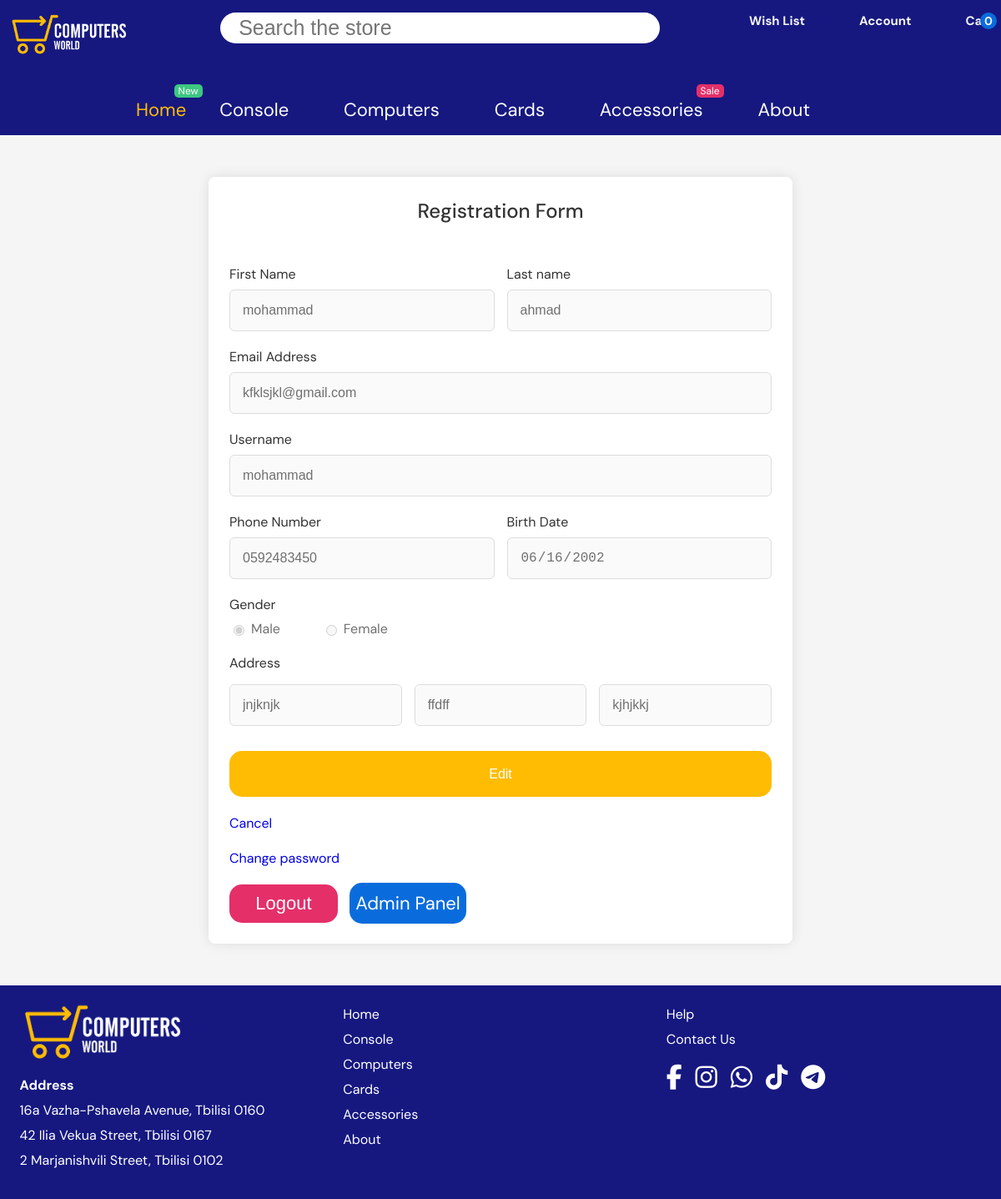
/HTML/account.php (signed in), run on the app's committed database.
### tables this page shows
CREATE TABLE `users` (
                         `user_id` int(11) NOT NULL,
                         `user_name` varchar(108) NOT NULL,
                         `user_email` varchar(100) NOT NULL,
                         `user_password` varchar(100) NOT NULL,
                         `first_name` varchar(100) NOT NULL,
                         `last_name` varchar(100) NOT NULL,
                         `phone_number` varchar(15) NOT NULL,
                         `birth_date` date NOT NULL,
                         `gender` enum('male','female') NOT NULL,
                         `city` varchar(100) NOT NULL,
                         `region` varchar(100) NOT NULL,
                         `street` varchar(100) NOT NULL,
                         `role` int(11) DEFAULT 0
);

### HTML/account.php (the view, shortened to what this page needs)
<!DOCTYPE html>
<html lang="en">
<head>
    <link rel="stylesheet" href="../CSS/index.css" />
    <link rel="stylesheet" href="../CSS/signup.css" />
</head>
<body>
<?php
include ('header.php');
if (!isset($_SESSION['username_id'])){
    header('location: index.php');
} else {
        $user_id = $_SESSION['username_id'];
        $query = "SELECT * FROM users WHERE user_id = $user_id";
        $result = $conn->query($query);
        if ($result->num_rows > 0) {
            $row = $result->fetch_assoc();
            $username = $row['user_name'];
            $firstName = $row['first_name'];
            $lastName = $row['last_name'];
            $email = $row['user_email'];
            $phoneNumber = $row['phone_number'];
            $birthDate = $row['birth_date'];
            $gender = $row['gender'];
            $city = $row['city'];
            $region = $row['region'];
            $street = $row['street'];
        }
}
?>
<main>
    <section class="container">
        <header style="background-color: transparent">Registration Form</header>
        <form id="update-info-form" action="account.php" method="post" class="form">
            <div class="column">
                <div class="input-box">
                    <label>First Name</label>
                    <input type="text" name="first_name" value="<?php echo isset($firstName) ? $firstName : ''; ?>" placeholder="Enter first name" required disabled />
                </div>
                <div class="input-box">
                    <label>Last name</label>
                    <input type="text" name="last_name" value="<?php echo isset($lastName) ? $lastName : ''; ?>" placeholder="Enter last name" required disabled />
                </div>
            </div>
            <div class="input-box">
                <label>Email Address</label>
                <input type="email" name="email" value="<?php echo isset($email) ? $email : ''; ?>" placeholder="Enter email address" required disabled />
            </div>
            <div class="column">
                <div class="input-box">
                    <label>Username</label>
                    <input type="text" name="username" value="<?php echo isset($username) ? $username : ''; ?>" placeholder="Enter username" required disabled />
                </div>
            </div>
            <div class="column">
                <div class="input-box">
                    <label>Phone Number</label>
                    <input type="number" name="phone_number" value="<?php echo isset($phoneNumber) ? $phoneNumber : ''; ?>" placeholder="Enter phone number" required disabled />
                </div>
                <div class="input-box">
                    <label>Birth Date</label>
                    <input type="date" name="birth_date" value="<?php echo isset($birthDate) ? $birthDate : ''; ?>" placeholder="Enter birth date" required disabled />
                </div>
            </div>
            <div class="gender-box">
                <h3>Gender</h3>
                <div class="gender-option">
                    <div class="gender">
                        <input type="radio" id="check-male" name="gender" value="male" <?php echo ($gender == 'male') ? 'checked' : ''; ?>  disabled/>
                        <label for="check-male">Male</label>
                    </div>
                    <div class="gender">
                        <input type="radio" id="check-female" name="gender" value="female" <?php echo ($gender == 'female') ? 'checked' : ''; ?> disabled/>
                        <label for="check-female">Female</label>
                    </div>
                </div>
            </div>
            <div class="input-box address">
                <label>Address</label>
                <div class="column">
                    <input type="text" name="city" value="<?php echo isset($city) ? $city : ''; ?>" placeholder="Enter city" disabled/>
                    <input type="text" name="region" value="<?php echo isset($region) ? $region : ''; ?>" placeholder="Enter region" disabled/>
                    <input type="text" name="street" value="<?php echo isset($street) ? $street : ''; ?>" placeholder="Enter street" disabled/>
                </div>
            </div>
            <div class="column">
                <button type="button" id="editBtn" onclick="enableEdit()">Edit</button>
            </div>
        </form>
        <br>
        <a href="account.php" class="cancel-btn">Cancel</a>
        <br>
        <br>
        <a href="javascript:changePassword()" class="cancel-btn">Change password</a>
        <br>
        <br>
        <form method="post" >
            <button style="width: 20%; background-color: var(--cerise); padding: 10px 5px; border:none; color: white; font-size: 22px; cursor: pointer" type="submit" name="logout" class="cancel-btn">Logout</button>
            <?php
            if ($_SESSION['role'] == 1) {
                echo '<a href="../Admin/index.php" style="width: 20%; background-color: var(--secondary); padding: 10px 7px; border:none; color: white; font-size: 22px; cursor: pointer; margin-left: 10px; border-radius: 15px;" class="cancel-btn">Admin Panel</a>';
            }
            ?>
        </form>
    </section>
</main>
</body>
</html>

### CSS/index.css (style rules this page uses)
:root { --background-color: #f5f5f5; --text-color: black; --primary: #161880; --secondary: #0a6cdc; --yellow: #ffbc03; --green:#3dc781; --cerise:#E52F69; }
html * { outline: 0 !important; }
body { position: relative; margin: 0; font-family: "DM Sans",Arial,Helvetica,sans-serif; background-color: var(--background-color); }
header { background-color: var(--primary) ; transition: 0.3s ease; position: relative; z-index: 99; }
* { box-sizing: border-box; }
main { overflow: hidden; }
.footer-container { width: 100%; }
footer { justify-content: center; display: flex; background-color: var(--primary); color: white; padding-top: 10px; }
.footer-container-top { display: flex; max-width: 1400px; flex-wrap: wrap; gap: 10px; padding: 10px; justify-content: center; background-color: var(--primary); margin-left: auto; margin-right: auto; }
.footer-container-top > div { display: block; width: 32%; line-height: 30px; }
.navbar-footer a, .navbar-footer a:hover .navbar-footer { color: white; transition: 0.3s ease; }
.navbar-footer div { padding-top: 15px; font-size: 30px; display: flex; gap: 16px; }
main { min-height: 63vh; }

### CSS/signup.css (style rules this page uses)
main { justify-content: center; padding: 50px; display: flex; min-height: 63vh; }
.container { position: relative; max-width: 700px; width: 100%; background: #fff; padding: 25px; border-radius: 8px; box-shadow: 0 0 15px rgba(0, 0, 0, 0.1); }
.container header { font-size: 1.5rem; color: #333; font-weight: 500; text-align: center; }
.container .form { margin-top: 30px; }
.form .input-box { width: 100%; margin-top: 20px; }
.input-box label { color: #333; }
.form :where(.input-box input, .select-box) { position: relative; height: 50px; width: 100%; outline: none; font-size: 1rem; color: #707070; margin-top: 8px; border: 1px solid #ddd; border-radius: 6px; padding: 0 15px; }
.form .column { display: flex; column-gap: 15px; }
.form .gender-box { margin-top: 20px; }
.gender-box h3 { color: #333; font-size: 1rem; font-weight: 400; margin-bottom: 8px; }
.form :where(.gender-option, .gender) { display: flex; align-items: center; column-gap: 50px; flex-wrap: wrap; }
.form .gender { column-gap: 5px; }
.gender input { accent-color: var(--primary); }
.form :where(.gender input, .gender label) { cursor: pointer; }
.gender label { color: #707070; }
.address :where(input, .select-box) { margin-top: 15px; }
.form button { height: 55px; width: 100%; color: #fff; font-size: 1rem; font-weight: 400; margin-top: 30px; border: none; cursor: pointer; transition: all 0.2s ease; background: var(--yellow); }

### HTML/account.php (style rules this page uses)
form button { border-radius: 15px; transition: 0.3s ease; }

### data on the page
users: first_name "mohammad", last_name "ahmad", email "kfklsjkl@gmail.com", username "mohammad", phone_number "0592483450", birth_date "06/16/2002", gender "☑ Male", gender "☐ Female", city "jnjknjk", region "ffdff", street "kjhjkkj"
